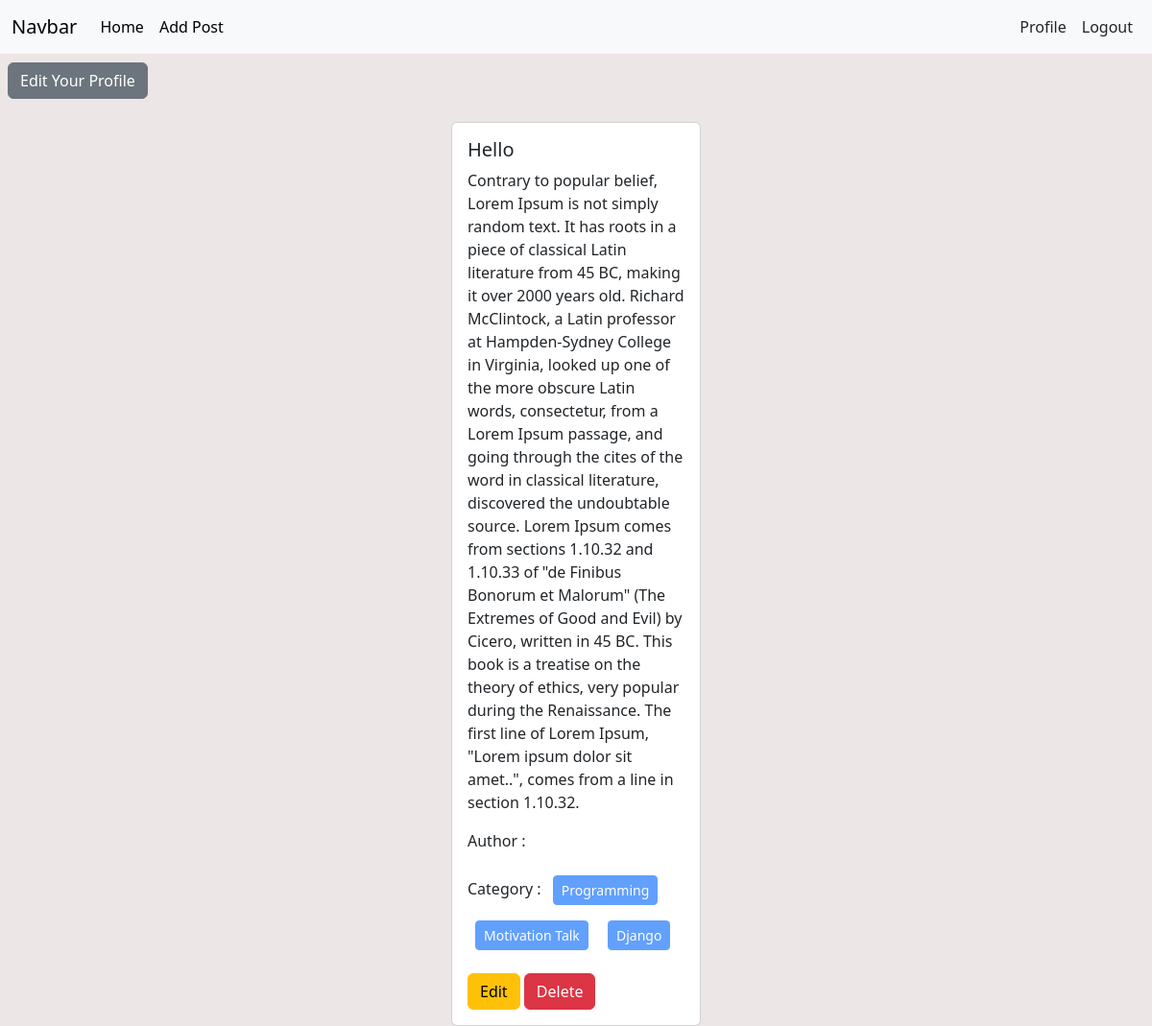
The app's page /author/profile/ (signed in) with its own data.
### posts/models.py (models this page shows, shortened)
class Post(models.Model):
    title = models.CharField(max_length=100)
    content = models.TextField()
    category = models.ManyToManyField(Category)
    author = models.ForeignKey(User, on_delete=models.CASCADE)
    images = models.ImageField(upload_to="posts/media/uploads/" , blank=True, null=True)

### categories/models.py (models this page shows, shortened)
class Category(models.Model):
    name = models.CharField(max_length=100)
    slug = models.SlugField(max_length=100, unique=True, blank=True, null=True)

### authors/views.py (the view)
# urls.py: path('profile/', views.profile, name='profile'),
@login_required
def profile(request):
    data = Post.objects.filter(author = request.user)
    return render(request, 'authors/profile.html', {'datas' : data})

### authors/templates/authors/profile.html
{% extends "base.html" %}
{% block content %}
<div>
    <h3 class="m-2"> <a class="btn btn-secondary" href="{% url 'edit_profile' %}">Edit Your Profile</a> </h3>
</div>
<div class="d-flex flex-wrap justify-content-center px-5">
    {% for data in datas %}
    <div class="col-sm-3 mb-3 mb-sm-0 pt-3">
        <div class="card mx-2 ">
          <div class="card-body">
            <h5 class="card-title">{{data.title}} </h5>
            <p class="card-text">{{data.content}} </p>
            <p> Author : {{data.author.first_name}}  {{data.author.last_name}} </p>
            <p> Category :
                {% for i in data.category.all %}
                <button class='btn btn-primary btn-sm m-2' disabled> {{i.name}} </button>
                {% endfor %}
            </p>
            <a href="{% url 'edit_post' data.id %}" class="btn btn-warning">Edit</a>
            <a href="{% url 'delete_post'  data.id %}" class="btn btn-danger">Delete</a>
          </div>
        </div>
      </div>
    {% endfor %}
  </div>
{% endblock  %}

### records on screen
Post: title "Hello", content "Contrary to popular belief, Lorem Ipsum is not simply random text. It has roots in a piece of classical Latin literature from 45 BC, making it over 2000 years old. Richard McClintock, a Latin professor at Hampden-Sydney College in Virginia, looked up one of the more obscure Latin words, consectetur, from a Lorem Ipsum passage, and going through the cites of the word in classical literature, discovered the undoubtable source. Lorem Ipsum comes from sections 1.10.32 and 1.10.33 of \"de Finibus Bonorum et Malorum\" (The Extremes of Good and Evil) by Cicero, written in 45 BC. This book is a treatise on the theory of ethics, very popular during the Renaissance. The first line of Lorem Ipsum,…"
Category: name "Programming"
Category: name "Motivation Talk"
Category: name "Django"
